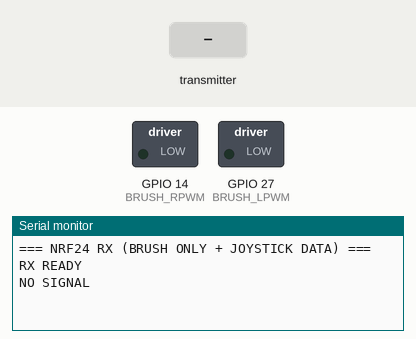
Simulated run of this sketch. Board: ESP32. Shown: switched loads named in the sketch (green lamp = pin HIGH), the last lines printed to the serial monitor. The test bench sets the inputs (shaded band). No radio packets arrive unless stated.

Above: at 1.5 s.
1.6 s: the transmitter starts sending brushCmd = 0
At 1.68 s:
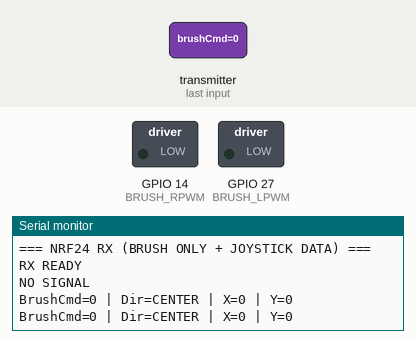
3.5 s: the transmitter starts sending joyDir = 64
At 3.52 s:
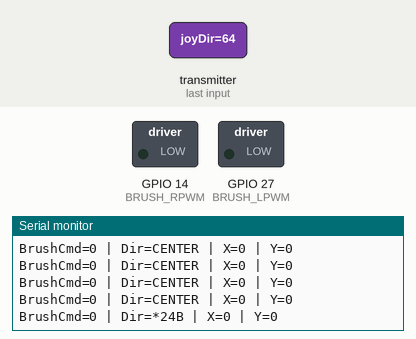
5.4 s: the transmitter starts sending joyDir = 128
At 5.42 s:
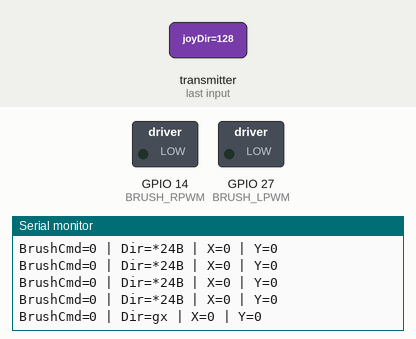
7.3 s: the transmitter starts sending joyDir = 255
At 7.32 s:
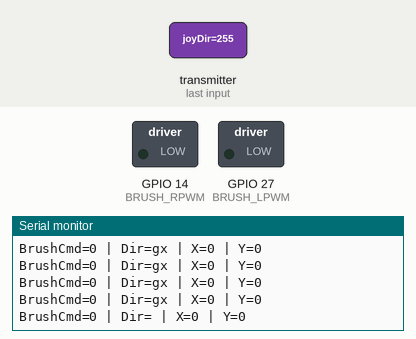

The sketch:

RX_BRUSH_JOYSTICK_NRF_INTEGERATED.ino
```cpp
#include <Arduino.h>
#include <SPI.h>
#include <RF24.h>

// NRF24 CE=4, CSN=5
RF24 radio(4, 5);
const byte address[6] = "NODE1";

unsigned long lastReceive = 0;

// ===============================
// MOTOR BRUSH (TOGGLE)
// ===============================
#define BRUSH_RPWM 14    // Forward
#define BRUSH_LPWM 27    // Not used

int brushPWM = 200;

// ===============================
// PACKET STRUCT (MATCH TX)
// ===============================
struct Packet {
  uint8_t brushCmd;   // 0 = OFF, 1 = ON
  uint8_t joyDir;     // 0=CENTER, 1=UP, 2=DOWN, 3=LEFT, 4=RIGHT
  uint16_t joyX;      // ADC X
  uint16_t joyY;      // ADC Y
};

Packet pkt;

// ===============================
// DIRECTION NAME TABLE
// ===============================
const char* dirName[] = {
  "CENTER",
  "UP",
  "DOWN",
  "LEFT",
  "RIGHT"
};

// ===============================
// MOTOR CONTROL
// ===============================
void brushStop() {
  analogWrite(BRUSH_RPWM, 0);
  analogWrite(BRUSH_LPWM, 0);
}

void brushForward() {
  analogWrite(BRUSH_RPWM, brushPWM);
  analogWrite(BRUSH_LPWM, 0);
}

// ===============================
// SETUP
// ===============================
void setup() {
  Serial.begin(115200);
  delay(300);

  Serial.println("\n=== NRF24 RX (BRUSH ONLY + JOYSTICK DATA) ===");

  pinMode(BRUSH_RPWM, OUTPUT);
  pinMode(BRUSH_LPWM, OUTPUT);
  brushStop();

  SPI.begin(18, 19, 23, 5);

  if (!radio.begin()) {
    Serial.println("NRF24 INIT FAIL!");
    while (1);
  }

  radio.setPALevel(RF24_PA_LOW);
  radio.setDataRate(RF24_250KBPS);
  radio.openReadingPipe(0, address);
  radio.startListening();

  Serial.println("RX READY\n");
}

// ===============================
// LOOP
// ===============================
void loop() {

  if (radio.available()) {
    radio.read(&pkt, sizeof(pkt));

    // ---------------------------
    // SERIAL DEBUG (TEXT VERSION)
    // ---------------------------
    Serial.print("BrushCmd=");
    Serial.print(pkt.brushCmd);

    Serial.print(" | Dir=");
    Serial.print(dirName[pkt.joyDir]);  // <<< TEXT OUTPUT

    Serial.print(" | X=");
    Serial.print(pkt.joyX);

    Serial.print(" | Y=");
    Serial.println(pkt.joyY);

    // ---------------------------
    // BRUSH MOTOR CONTROL
    // ---------------------------
    if (pkt.brushCmd == 1)
      brushForward();
    else
      brushStop();

    lastReceive = millis();
  }

  // No Signal Warning
  if (millis() - lastReceive > 1000) {
    Serial.println("NO SIGNAL");
    lastReceive = millis();
  }

  delay(30);
}
```

Measured:
- after the input at 1.6 s, the serial monitor: prints a new line at once (image 1)
- after the input at 3.5 s, the serial monitor: prints a new line at once (image 2)
- after the input at 5.4 s, the serial monitor: prints a new line at once (image 3)
- after the input at 7.3 s, the serial monitor: prints a new line at once (image 4)
